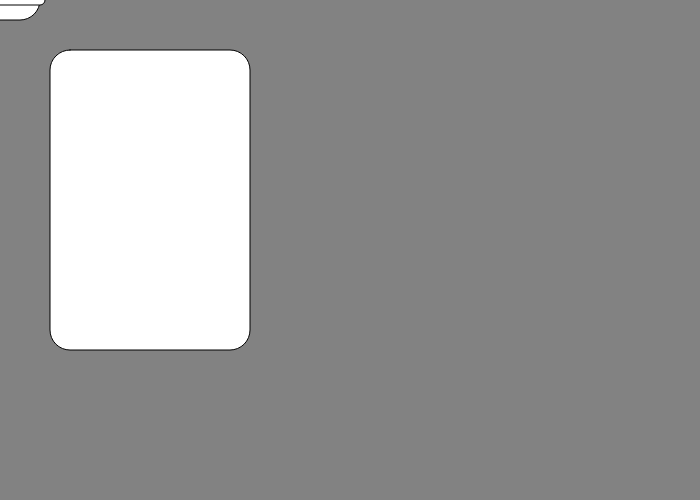
Frame 1 (no input)
Frame 60 (no input): identical to frame 1, image omitted
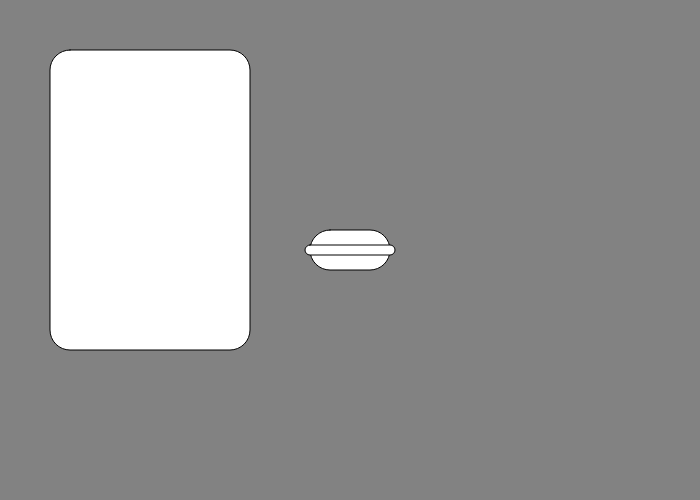
Frame 120 (the mouse pressed at the canvas centre since frame 60)

The p5.js sketch that drew these frames (run headless with seeded random() and noise() and a simulated clock; from frame 60 on, the mouse is pressed at the canvas centre):

// p5.js sketch
// ── sketch.js
function setup() {
    createCanvas(700, 500);
}

function draw() {
    background(130);
    burger();
    ralph();
}

function burger(){
    let x = mouseX;
    rectMode(CENTER);
    rect(x, mouseY, 80, 40, 20);
    ('black');
    rect(x, mouseY, 90, 10, 5);
    if(mouseX < 295){
        x = 295;
        print(x);
    }
}

function ralph(){
    rectMode(CORNER);
    rect(50, 50, 200, 300, 20);
}
